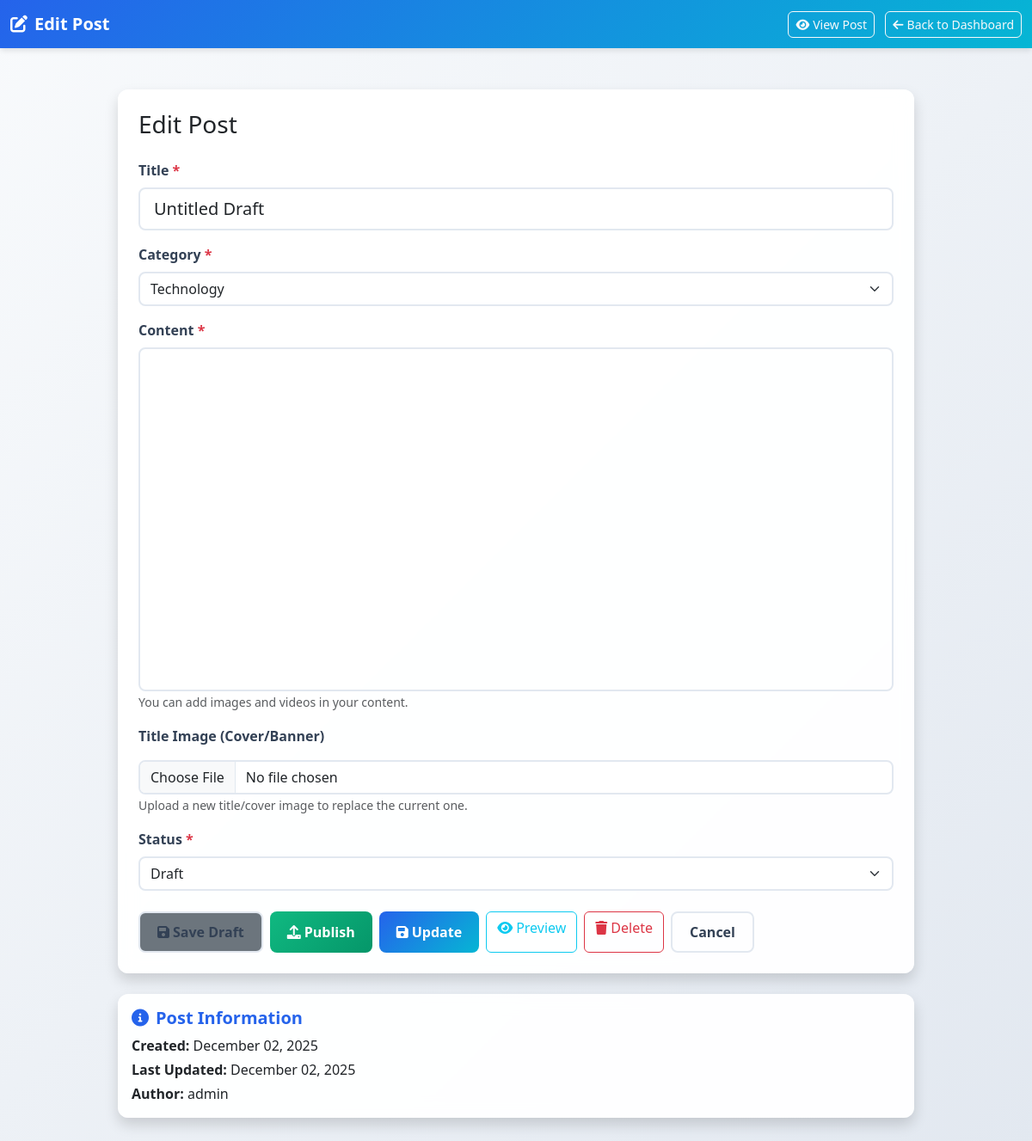
Screenshot of /manage/edit-post/untitled-draft-6/ (signed in) with the database file from the repository.
### blog/models.py (models this page shows, shortened)
class Post(models.Model):
    STATUS_CHOICES = [
        ('draft', 'Draft'),
        ('published', 'Published'),
    ]
    title = models.CharField(max_length=200)
    slug = models.SlugField(unique=True)
    author = models.ForeignKey(User, on_delete=models.CASCADE)
    category = models.ForeignKey(Category, on_delete=models.CASCADE, related_name='posts')
    content = models.TextField(help_text="You can add images, videos, and YouTube links here")
    excerpt = models.TextField(max_length=500, blank=True, help_text="Brief description of the post")
    featured_image = models.ImageField(upload_to='blog_images/', blank=True, null=True)
    youtube_url = models.CharField(max_length=200, blank=True, help_text="YouTube URL (e.g., https://www.youtube.com/watch?v=VIDEO_ID)")
    video_file = models.FileField(upload_to='blog_videos/', blank=True, null=True, help_text="Upload video file")
    status = models.CharField(max_length=10, choices=STATUS_CHOICES, default='draft')
    created_at = models.DateTimeField(auto_now_add=True)
    updated_at = models.DateTimeField(auto_now=True)
    published_at = models.DateTimeField(null=True, blank=True)
    class Meta:
        ordering = ['-created_at']

class Category(models.Model):
    name = models.CharField(max_length=100)
    slug = models.SlugField(unique=True)
    description = models.TextField(blank=True)
    created_at = models.DateTimeField(auto_now_add=True)
    class Meta:
        verbose_name_plural = "Categories"

### blog/views.py (the view, shortened to what this page needs)
# urls.py: path('manage/edit-post/<slug:slug>/', views.admin_edit_post, name='admin_edit_post'),
@login_required(login_url='custom_login')
def admin_edit_post(request, slug):
    if not request.user.is_staff:
        return redirect('post_list')
    post = get_object_or_404(Post, slug=slug, author=request.user)
    categories = Category.objects.all()
    context = {
        'post': post,
        'categories': categories,
    }
    return render(request, 'blog/admin_edit_post.html', context)

### templates/blog/admin_edit_post.html (shortened to what this page needs)
<!DOCTYPE html>
{% load static %}
<html lang="en">
<head>
    <link href="https://cdn.jsdelivr.net/npm/bootstrap@5.3.0/dist/css/bootstrap.min.css" rel="stylesheet">
    <link rel="stylesheet" href="https://cdnjs.cloudflare.com/ajax/libs/font-awesome/6.0.0/css/all.min.css">
    <link href="https://cdn.quilljs.com/1.3.6/quill.snow.css" rel="stylesheet">
</head>
<body>
    <nav class="navbar navbar-dark">
        <div class="container-fluid">
            <a class="navbar-brand fw-bold" href="{% url 'admin_dashboard' %}">
                <i class="fas fa-edit me-2"></i>Edit Post
            </a>
            <div>
                <a href="{% url 'post_detail' post.slug %}" target="_blank" class="btn btn-outline-light btn-sm me-2">
                    <i class="fas fa-eye me-1"></i>View Post
                </a>
                <a href="{% url 'admin_dashboard' %}" class="btn btn-outline-light btn-sm">
                    <i class="fas fa-arrow-left me-1"></i>Back to Dashboard
                </a>
            </div>
        </div>
    </nav>
    <div class="container my-5">
        <div class="row justify-content-center">
            <div class="col-lg-10">
                <div class="card shadow">
                    <div class="card-body p-4">
                        <h3 class="mb-4">Edit Post</h3>
                        <form method="POST" enctype="multipart/form-data" id="editForm">
                            <div class="mb-3">
                                <label for="title" class="form-label">Title <span class="text-danger">*</span></label>
                                <input type="text" class="form-control form-control-lg" id="title" name="title" value="{{ post.title }}" required>
                            </div>
                            <div class="mb-3">
                                <label for="category" class="form-label">Category <span class="text-danger">*</span></label>
                                <select class="form-select" id="category" name="category" required>
                                    {% for category in categories %}
                                    <option value="{{ category.id }}" {% if category.id == post.category.id %}selected{% endif %}>{{ category.name }}</option>
                                    {% endfor %}
                                </select>
                            </div>
                            <div class="mb-3">
                                <label for="content" class="form-label">Content <span class="text-danger">*</span></label>
                                <div id="editor"></div>
                                <small class="text-muted">You can add images and videos in your content.</small>
                            </div>
                            <div class="mb-3">
                                <label for="featured_image" class="form-label">Title Image (Cover/Banner)</label>
                                <input type="file" class="form-control mt-2" id="featured_image" name="featured_image" accept="image/*">
                                <small class="text-muted">Upload a new title/cover image to replace the current one.</small>
                            </div>
                            <div class="mb-4">
                                <label for="status" class="form-label">Status <span class="text-danger">*</span></label>
                                <select class="form-select" id="status" name="status" required>
                                    <option value="draft" {% if post.status == 'draft' %}selected{% endif %}>Draft</option>
                                </select>
                            </div>
                            <div class="d-flex gap-2">
                                <button type="submit" name="action" value="save" class="btn btn-secondary">
                                    <i class="fas fa-save me-1"></i>Save Draft
                                </button>
                                <button type="submit" name="action" value="publish" class="btn btn-success">
                                    <i class="fas fa-upload me-1"></i>Publish
                                </button>
                                <button type="submit" class="btn btn-primary">
                                    <i class="fas fa-save me-1"></i>Update
                                </button>
                                {% if post.slug %}
                                <a href="{% url 'post_detail' post.slug %}" target="_blank" class="btn btn-outline-info">
                                    <i class="fas fa-eye me-1"></i>Preview
                                </a>
                                <a href="{% url 'admin_delete_post' post.slug %}" class="btn btn-outline-danger">
                                    <i class="fas fa-trash me-1"></i>Delete
                                </a>
                                {% else %}
                                <a href="/admin/blog/post/{{ post.id }}/change/" class="btn btn-outline-info">Preview</a>
                                {% endif %}
                                <a href="{% url 'admin_dashboard' %}" class="btn btn-outline-secondary">Cancel</a>
                            </div>
                        </form>
                    </div>
                </div>
                <div class="card shadow mt-4">
                    <div class="card-body">
                        <h5 class="card-title"><i class="fas fa-info-circle me-2"></i>Post Information</h5>
                        <p class="mb-1"><strong>Created:</strong> {{ post.created_at|date:"F d, Y" }}</p>
                        <p class="mb-1"><strong>Last Updated:</strong> {{ post.updated_at|date:"F d, Y" }}</p>
                        <p class="mb-0"><strong>Author:</strong> {{ post.author.get_full_name|default:post.author.username }}</p>
                    </div>
                </div>
            </div>
        </div>
    </div>
</body>
</html>

### templates/blog/admin_edit_post.html (style rules this page uses)
:root { --primary-color: #2563eb; --secondary-color: #06b6d4; --accent-color: #10b981; --dark-color: #1e293b; --light-color: #f8fafc; --text-color: #334155; --border-color: #e2e8f0; }
body { background: linear-gradient(135deg, #f8fafc, #e2e8f0); color: var(--text-color); }
.navbar { box-shadow: 0 4px 6px -1px rgba(0, 0, 0, 0.1); background: linear-gradient(135deg, var(--primary-color), var(--secondary-color)) !important; }
.form-control, .form-select { border: 2px solid var(--border-color); border-radius: 8px; }
#editor { height: 400px; border-radius: 8px; border: 2px solid var(--border-color); }
.card { border: none; border-radius: 12px; box-shadow: 0 10px 15px -3px rgba(0, 0, 0, 0.1), 0 4px 6px -2px rgba(0, 0, 0, 0.05); background: rgba(255, 255, 255, 0.95); backdrop-filter: blur(10px); }
.btn-success { background: linear-gradient(135deg, var(--accent-color), #059669); border: none; border-radius: 8px; padding: 10px 20px; font-weight: 600; }
.btn-primary { background: linear-gradient(135deg, var(--primary-color), var(--secondary-color)); border: none; border-radius: 8px; padding: 10px 20px; font-weight: 600; }
.btn-secondary, .btn-outline-secondary { border: 2px solid var(--border-color); color: var(--text-color); border-radius: 8px; padding: 10px 20px; font-weight: 600; }
.btn-outline-light { border-radius: 6px; font-weight: 500; }
.form-label { font-weight: 600; color: var(--text-color); margin-bottom: 8px; }
.card-title { color: var(--primary-color); font-weight: 700; }

### rows the page displays
Post: title "Untitled Draft", category "Technology", status "Draft", created_at "December 02, 2025", updated_at "December 02, 2025", author.get_full_name "admin"
